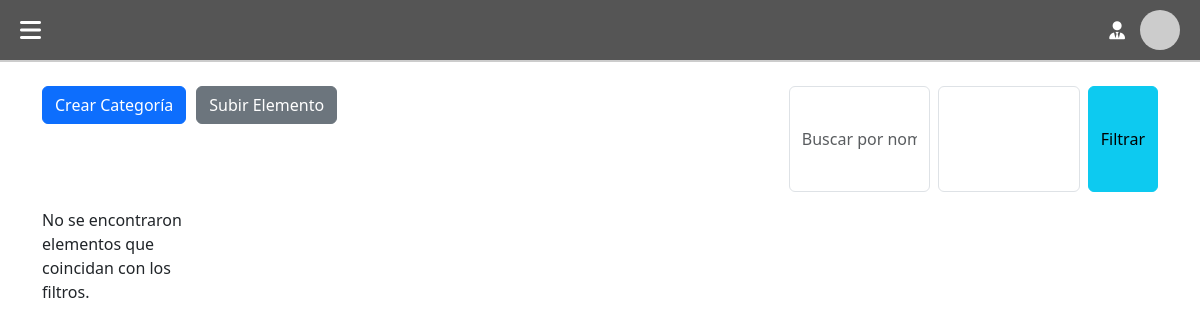
The app's page /inventario, older data.
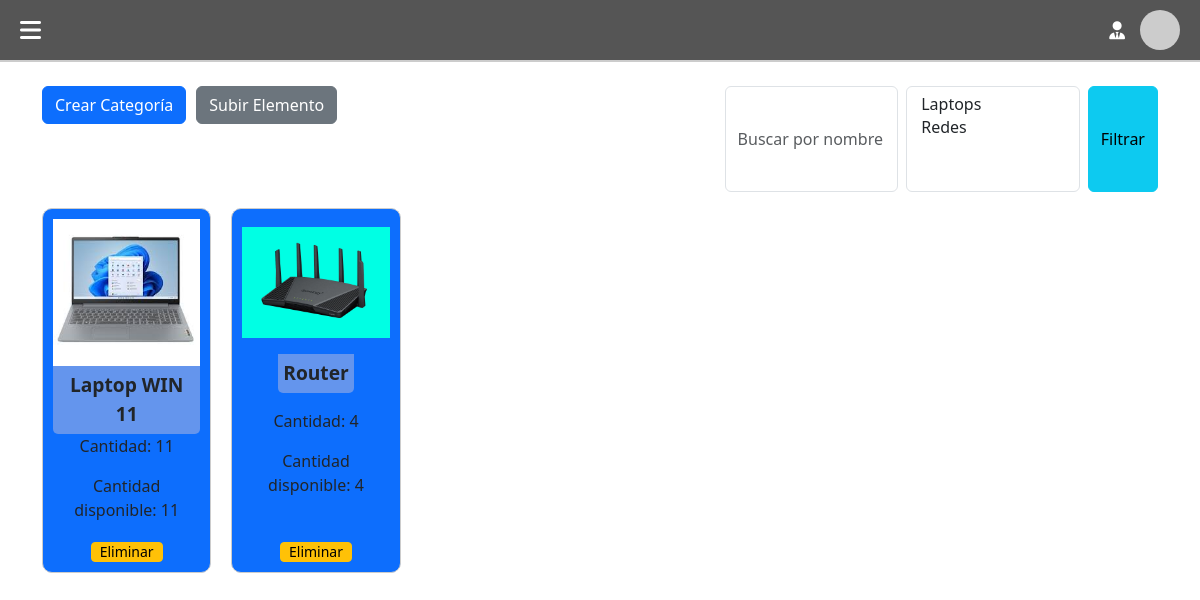
The same page, newer data.
### SGM.py (models this page shows)
class Element(db.Model):
    __tablename__ = 'elements'
    IDelement = Column(Integer, primary_key=True, autoincrement=True)
    name = Column(String(255), nullable=False)
    disp = db.Column(db.Boolean, nullable=True)
    cantotal = Column(Integer, nullable=False)
    candisp = Column(INTEGER(unsigned=True), nullable=False)
    adds = Column(String(255), nullable=True)
    img = Column(String(255), nullable=True)

### SGM.py (the view)
@app.route('/inventario')
def inventario():
    categories = Category.query.all()
    elements = Element.query.all()
    images = os.listdir(app.config['UPLOAD_FOLDER'])
    return render_template('inventario.html', categories=categories, elements=elements,images=images)

### templates/inventario.html (shortened to what this page needs)
<!DOCTYPE html>
<html lang="es">
<head>
    <link rel="stylesheet" href="{{ url_for('static', filename='topbar.css')}}">
    <link href="https://cdn.jsdelivr.net/npm/bootstrap@5.3.0-alpha1/dist/css/bootstrap.min.css" rel="stylesheet">
    <link rel="stylesheet" href="https://cdnjs.cloudflare.com/ajax/libs/font-awesome/6.0.0-beta3/css/all.min.css">
</head>
<body>
    <header class="topbar">
        <div class="left-section">
            <a href="/inicio">
                <i class="fa-solid fa-bars" style="color: #fff;"></i>
            </a>
        </div>
        <div class="right-section">
            <div class="user-info">
                <i class="fa-solid fa-user-tie" style="color: #fff;"></i>
                <img src="https://via.placeholder.com/40" alt="Avatar" class="user-avatar">
            </div>
        </div>
    </header>
    <div class="container mt-4">
        <div class="d-flex justify-content-between mb-3">
            <div style="display: flex; gap: 10px;">
                <button class="btn btn-primary" style="height: min-content;" data-bs-toggle="modal" data-bs-target="#createCategoryModal">Crear Categoría</button>
                <button class="btn btn-secondary" style="height: min-content;" data-bs-toggle="modal" data-bs-target="#uploadElementModal">Subir Elemento</button>
            </div>
            <div class="d-flex">
                <input type="text" id="filterName" class="form-control me-2" placeholder="Buscar por nombre">
                <select id="filterCategories" class="form-select" multiple aria-label="Filtrar por categorías">
                    {% for category in categories %}
                        <option value="{{ category.IDcategory }}">{{ category.name }}</option>
                    {% endfor %}
                </select>
                <button class="btn btn-info ms-2" onclick="applyFilters()">Filtrar</button>
            </div>
        </div>
        <div class="inventory-grid" id="inventoryGrid">
            {% if elements %}
            {% for element in elements %}
            {% if element.disp == True %}
                <div class="inventory-item"  style="background-color: #0d6efd;;" >
            {% else %}
                <div class="inventory-item"  style="background-color: rgb(196, 196, 196);" >
            {% endif %}
                <img src="static/uploads/{{ element.img }}" alt="{{ element.name }}">
                <div class="inventory-item-name">
                    <p style="margin: 0;">{{ element.name }}</p>
                </div>
                <div>
                    <p>Cantidad: {{ element.cantotal }}</p>
                    <p>Cantidad disponible: {{ element.candisp }}</p>
                </div>
               <div style="align-self: self-end;">
                    <form action="{{ url_for('borrar_elemento', IDelement=element.IDelement) }}" method="post" style="display: inline;">
                        <input class="btn btn-warning btn-sm" style="--bs-btn-line-height: 0.7;" type="submit" value="Eliminar" onclick="return confirm('¿Estás seguro de eliminar este elemento?')">
                    </form>
                </div>
            </div>
            {% endfor %}
            {% else %}
                <p>No se encontraron elementos que coincidan con los filtros.</p>
            {% endif %}
        </div>
    </div>
</body>
</html>

### static/topbar.css (style rules this page uses)
a { text-decoration-line: none !important; color: none !important; }
.topbar { display: flex; justify-content: space-between; align-items: center; background-color: #555; color: white; padding: 10px 20px; border-bottom: 2px solid #ccc; }
.left-section { font-size: 24px; display: flex; gap: 20px; flex-direction: row; }
.right-section { display: flex; align-items: center; }
.right-section i { font-size: 18px; margin-right: 15px; cursor: pointer; }
.user-info { display: flex; align-items: center; margin-left: 15px; }
.user-avatar { width: 40px; height: 40px; border-radius: 50%; }

### templates/inventario.html (style rules this page uses)
.inventory-grid { display: grid; grid-template-columns: repeat(auto-fill, minmax(150px, 1fr)); gap: 20px; }
.inventory-item { border: 1px solid #ccc; padding: 10px; text-align: center; display: grid; align-items: center; justify-items: center; justify-content: center; border-radius: 10px; }
.inventory-item img { max-width: 100%; height: auto; }
.inventory-item-name { font-size: 1.2em; font-weight: bold; background-color: cornflowerblue; padding: 5px; border-radius: 0px 0px 5px 5px; }

Row changes from the older to the newer data that the page shows:
added Element: img (picture), name "Laptop WIN 11", cantotal "11", candisp "11"
added Element: img (picture), name "Router", cantotal "4", candisp "4"
Text that changed along with them:
form field value: (not shown) → "Laptops / Redes"
text no longer shown: "No se encontraron elementos que coincidan con los filtros."
